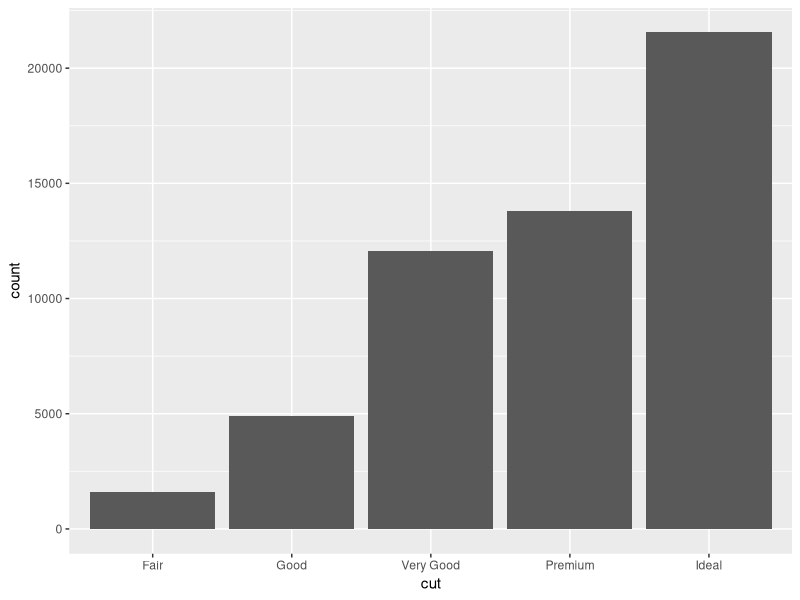
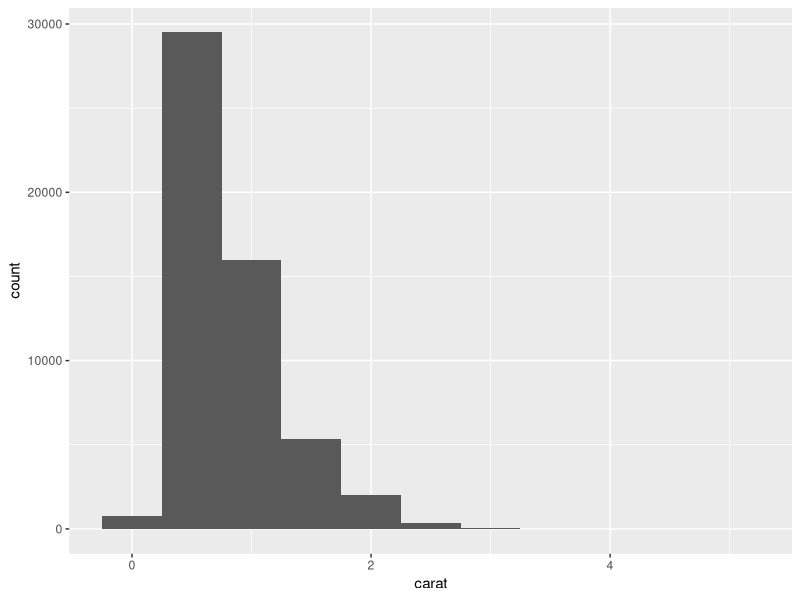
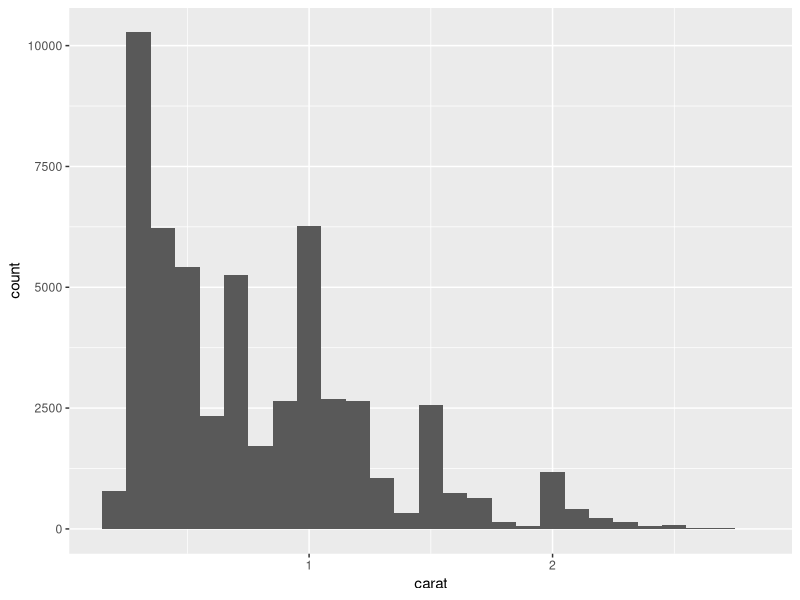
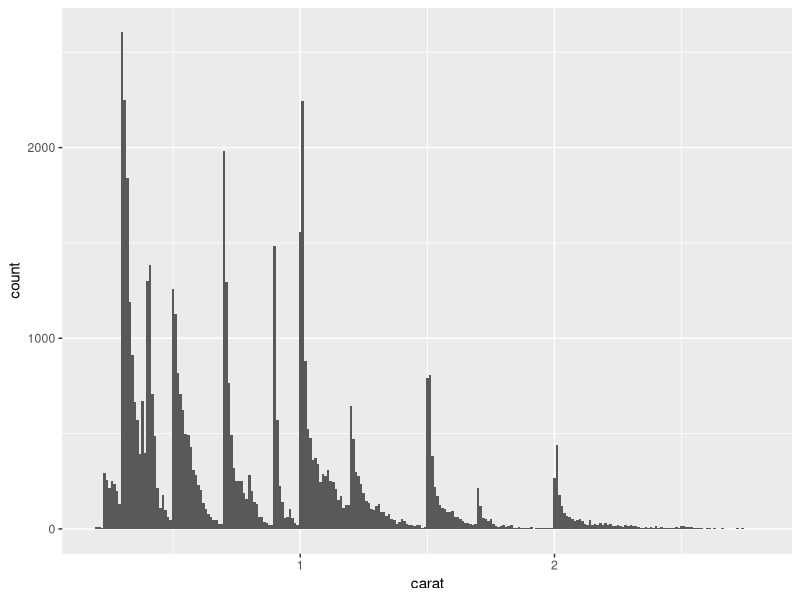
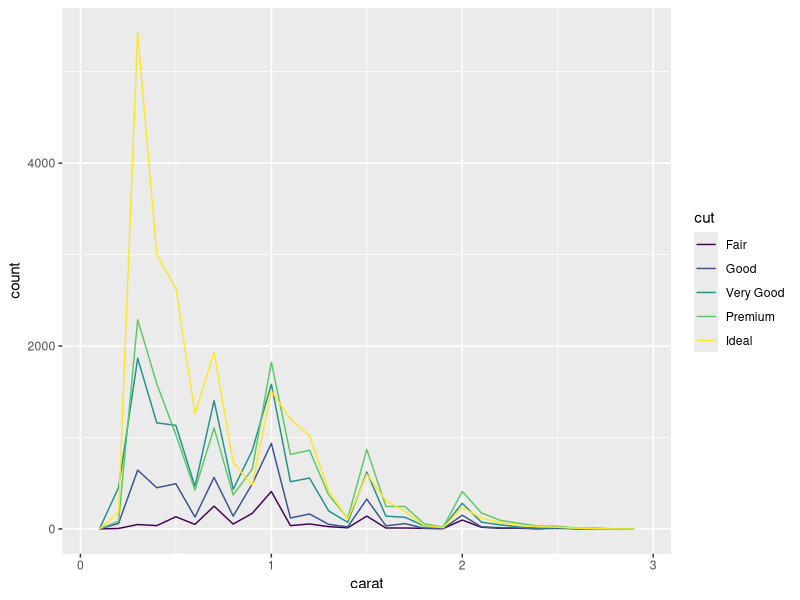
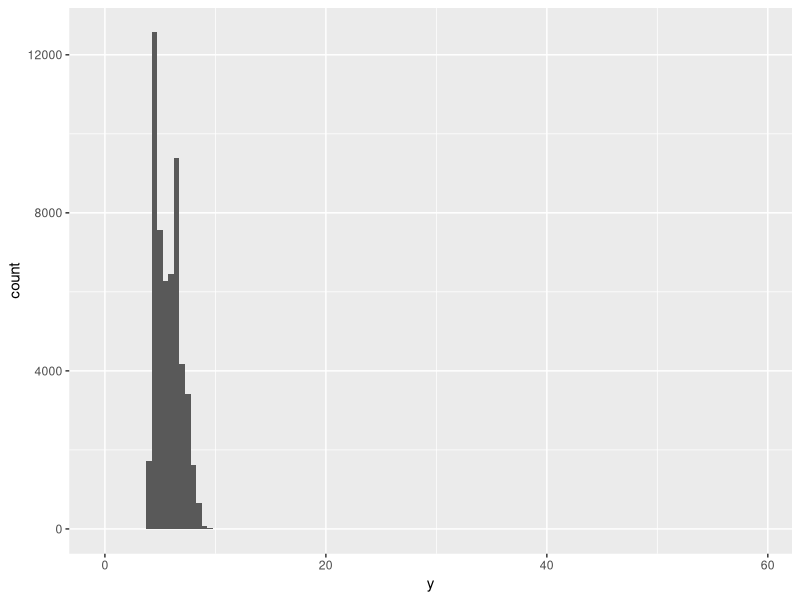
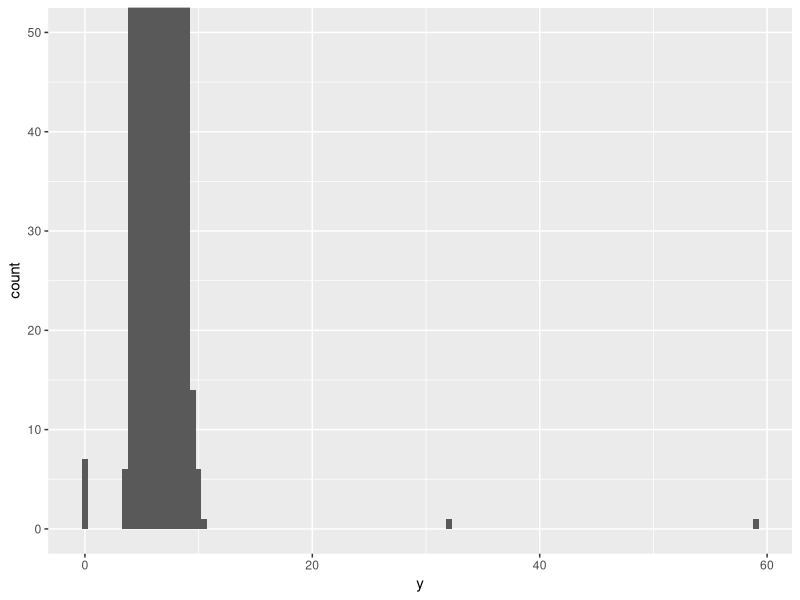
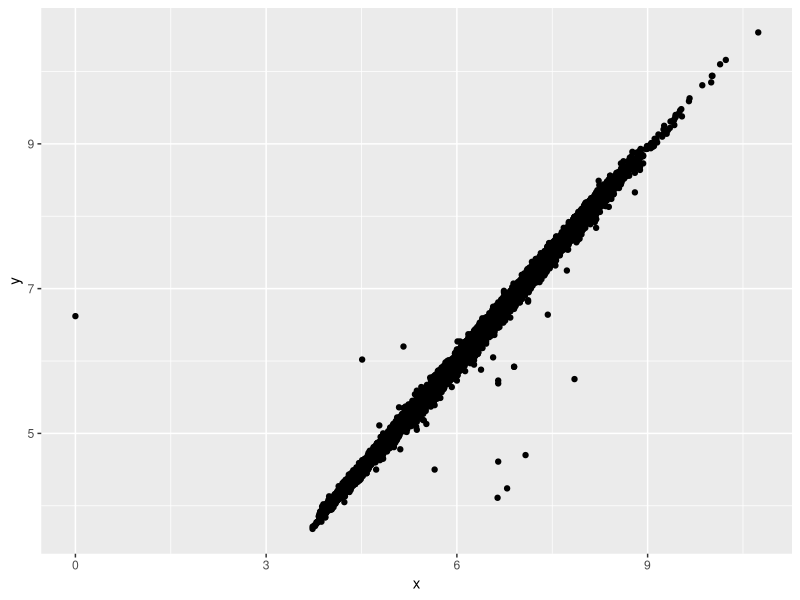

The R source for these figures, in order:
library(ggplot2)
library(dplyr)
View(diamonds)

ggplot(data = diamonds) + geom_bar(mapping = aes(x = cut))
ggplot(data = diamonds) +
  geom_histogram(mapping = aes(x = carat),
                 binwidth = 0.5)
  # aes = aesthetic mapping
    # changes axis names, bin width, colors, etc


# diamonds %>% count(cut_width(carat, 0.5))

smaller <- diamonds %>% filter(carat < 3)
  # filter to only look at diamonds < 3 carats

# change bin size
ggplot(data = smaller, mapping = aes(x = carat)) + geom_histogram(binwidth = 0.1)
ggplot(data = smaller, mapping = aes(x = carat)) + geom_histogram(binwidth = 0.01)

# frequency chart
ggplot(data = smaller, mapping = aes(x = carat, color = cut)) + geom_freqpoly(binwidth = 0.1)


ggplot(diamonds) +
  geom_histogram(mapping = aes(x = y),
                 binwidth = 0.5)

ggplot(diamonds) +
  geom_histogram(mapping = aes(x = y),
                 binwidth = 0.5) + coord_cartesian(ylim = c(0,
                                                            50))
# id unusual/outlier values
unusual <- diamonds %>%
filter(y < 3 | y > 20) %>%
arrange(y)
unusual


# remove outliers

# diamonds2 <- diamonds %>%
# filter(between(y, 3, 20))
  # filter just removes outliers outside the range
  # not ideal because not all outside range are outliers

diamonds2 <- diamonds %>% mutate(y = ifelse(y < 3 | y > 20, NA, y))
  # mutate changes values

ggplot(data = diamonds2, mapping = aes(x = x, y = y)) + geom_point(na.rm=TRUE)
  # without na.rm, it will print an error with amt of missing values

